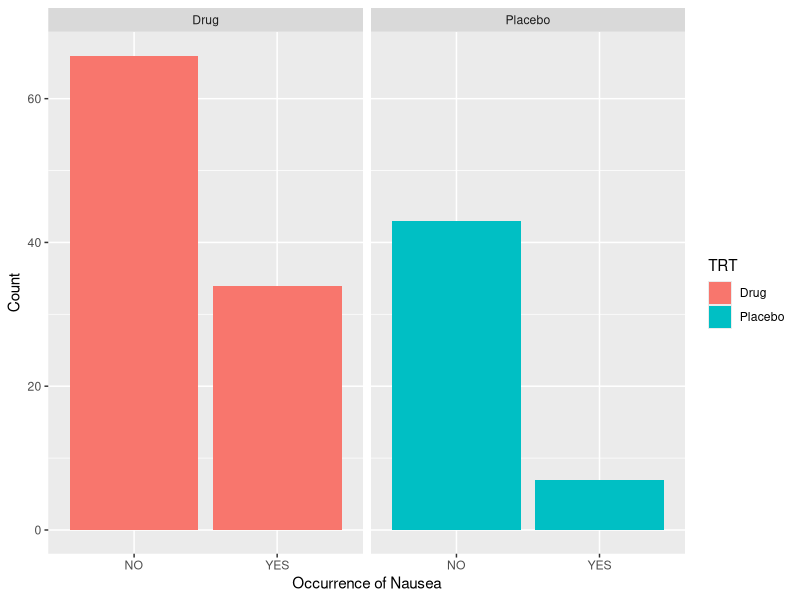
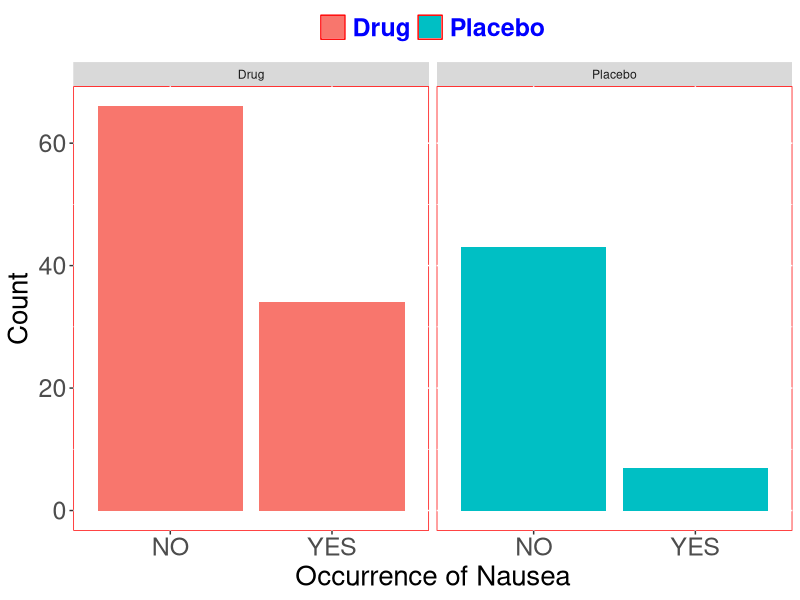

Write the R code that produced these figures, in order. (Note: this script raises an error after producing the figures.)
## ---- chunk 1
list.of.packages <- c("epitools", "ggplot2")
new.packages <- list.of.packages[!(list.of.packages %in% installed.packages()[,"Package"])]
if(length(new.packages)) install.packages(new.packages)
lapply(list.of.packages, require, character.only = TRUE)
# this should return 2 TRUE statements (one for each package)
# you can also lapply library instead of require
## ---- chunk 2
aedata<-read.csv("Nausea.csv", header=TRUE)
head(aedata)
summary(aedata)
## ---- chunk 3

plot1<-ggplot(data=aedata, aes(x=factor(Nausea), fill=TRT)) +
  geom_bar(stat="count") +
  facet_grid(.~ TRT) +
  xlab("Occurrence of Nausea") +
  ylab("Count")
plot1

## ---- chunk 4
plot1+ theme(panel.background = element_rect(fill='white', colour='red'))+ 
  theme(axis.title.y = element_text(colour = 'black', size = 20))+ 
  theme(axis.text.y = element_text(size = 18))+ 
  theme(axis.title.x = element_text(colour = 'black', size = 20))+ 
  theme(axis.text.x = element_text(size = 18))+ 
  theme(plot.title = element_text(lineheight=.8, face="bold"))+ 
  theme(legend.position="top")+ 
  theme(legend.title=element_blank())+ 
  theme(legend.text = element_text(colour="blue", size = 18, face = "bold"))

## ---- chunk 5
table(Nausea=aedata$Nausea,Treatment=aedata$TRT)

## ---- chunk 6
table(Nausea=aedata$Nausea, Gender=aedata$Gender, Treatment=aedata$TRT)

## ---- chunk 7
ae.test<-chisq.test(aedata$Nausea, aedata$TRT)

## ---- chunk 8
ae.test

## ---- chunk 9
ae.test$observed
ae.test$expected

## ---- chunk 10
ae.test$p.value

## ---- chunk 11
qchisq(0.99,1)

## ---- chunk 12
qnorm(0.025)
qnorm(0.975)

## ---- chunk 13
prop.test(c(34,7), c(100,50))
## ---- chunk 14
aedata_drug<-aedata[aedata$TRT=="Drug",]

## ---- chunk 15
table(aedata_drug$Nausea, aedata_drug$Gender)
## ---- chunk 16

gentable<-table(aedata_drug$Nausea, aedata_drug$Gender)
col.total_F<-gentable[1,1]+gentable[2,1]
col.total_M<-gentable[1,2]+gentable[2,2]
p_female<-gentable[2,1]/col.total_F
p_male<-gentable[2,2]/col.total_M

## ---- chunk 17
RR<-p_female/p_male
RR

## ---- chunk 18
SE_logRR<-sqrt((1-p_female)/(p_female*col.total_F)+
                 (1-p_male)/(p_male*col.total_M))
logRR<-log(p_female/p_male)
ci.lb<-logRR-1.96*SE_logRR
ci.ub<-logRR+1.96*SE_logRR

## ---- chunk 19
ci_RR<-c(RR,exp(ci.lb),exp(ci.ub))
ci_RR

## ---- chunk 20
OR = (p_female/(1-p_female))/(p_male/(1-p_male))
OR
log_OR = log(OR)
log_OR

## ---- chunk 21
SE_logOR<-sqrt((1/gentable[1,1])+(1/gentable[1,2])+(1/gentable[2,1]) + 
                 (1/gentable[2,2])) 
ci.lb<-log_OR - 1.96 * SE_logOR
ci.ub<-log_OR + 1.96 * SE_logOR

## ---- chunk 22
ci_OR<-c(OR,exp(ci.lb),exp(ci.ub))
ci_OR

## ---- chunk 23
fisher.test(aedata_drug$Nausea, aedata_drug$Gender, alternative = "two.sided",
            conf.int = TRUE, conf.level = 0.95,
            simulate.p.value = TRUE, B = 100)

## ---- chunk 24
?riskratio

## ---- chunk 25
riskratio.wald(aedata_drug$Nausea, aedata_drug$Gender,
               conf.level = 0.95,
               rev = c("both"),
               correction = TRUE,
               verbose = FALSE)

## ---- chunk 26
?oddsratio

## ---- chunk 27
oddsratio.fisher(aedata_drug$Nausea, aedata_drug$Gender,
                 conf.level = 0.95,
                 rev = c("both"),
                 correction = FALSE,
                 verbose = FALSE)


